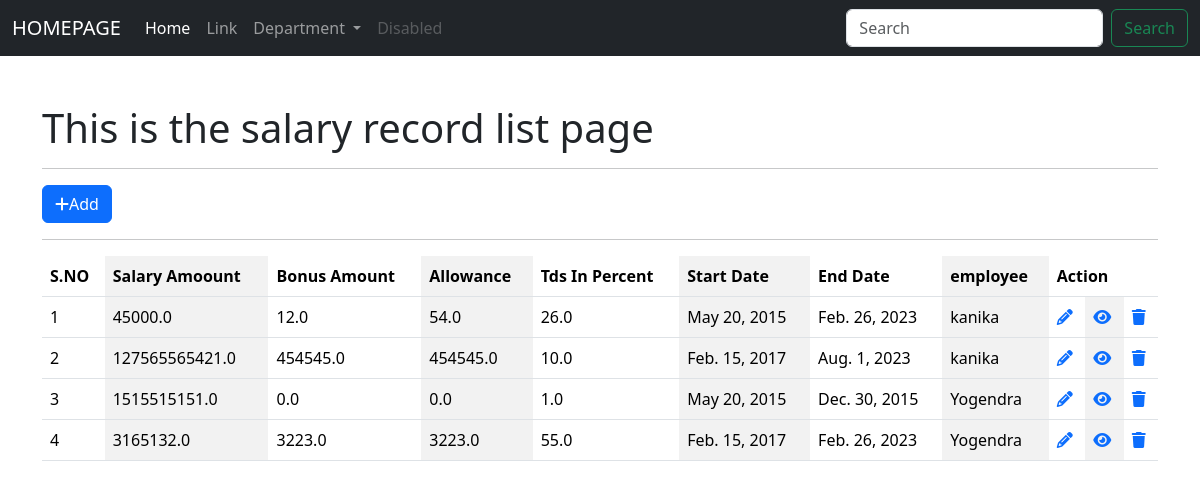
The page /employee/salary/ on the database its author committed.
### app_employeewebsite/models.py (models this page shows)
class EmployeeSalary(models.Model):
    employee =models.ForeignKey(Employee, on_delete=models.CASCADE)
    salary_amount = models.FloatField()
    bonus_amount = models.FloatField(default=0)
    allowance = models.FloatField(default=0)
    tds_in_percent = models.FloatField(default=1)
    start_date  = models.DateField()
    end_date = models.DateField()
    status = models.BooleanField(default=True)
    class Meta:
        db_table =  'app_employee_salary'

class Employee(models.Model):
    full_name = models.CharField(max_length=255)
    contact = models.CharField(max_length=255)
    email = models.EmailField()
    dob = models.DateField()
    join_date = models.DateField()
    gender = models.CharField(max_length=255)
    blood_group = models.CharField(max_length=255)
    address = models.CharField(max_length=255)
    user = models.ForeignKey(User, on_delete=models.CASCADE)
    department = models.ForeignKey(Department,on_delete=models.CASCADE)
    class Meta:
        db_table = 'app_employee'
    def __str__(self):
        return self.full_name

### app_employeewebsite/views.py (the view)
# urls.py: path('salary/', views.salary_index, name='sal-index'),
def salary_index(request):
    salary_list = EmployeeSalary.objects.all()
    context = {"data":salary_list}
    return render(request, 'salaryrecords/index_salaryrecord.html', context)

### templates/salaryrecords/index_salaryrecord.html (shortened to what this page needs)
{% extends 'layouts/master.html' %}
{% block custom_css %}
<link rel="stylesheet" href="https://cdnjs.cloudflare.com/ajax/libs/font-awesome/6.3.0/css/all.min.css" />
{% endblock %}
{% block content %}
    <div class="container mt-5">
        <h1>This is the salary record list page</h1>
        <hr>
        <a href="{% url 'sal-add' %}" class="btn btn-primary"><i class="fa-solid fa-plus"></i>Add</a>
        <hr>
        <table class="table table-striped-columns table-hover">
            <thead>
                <tr>
                    <th>S.NO</th>
                    <th>Salary Amoount</th>
                    <th>Bonus Amount</th>
                    <th>Allowance</th>
                    <th>Tds In Percent</th>
                    <th>Start Date</th>
                    <th>End Date</th>
                    <th>employee</th>
                    <th colspan="3">Action</th>
                </tr>
            </thead>
            <tbody>
                {% for val in data %}
                <tr>
                    <td> {{ forloop.counter }} </td>
                    <td> {{ val.salary_amount }} </td>
                    <td> {{ val.bonus_amount }} </td>
                    <td> {{ val.allowance }} </td>
                    <td> {{ val.tds_in_percent }} </td>
                    <td> {{ val.start_date }} </td>
                    <td> {{ val.end_date }} </td>
                    <td>{{ val.employee }} </td>
                    <td><a href="{% url 'sal-edit' val.id %}"><i class="fa-solid fa-pencil"></i></a></td>
                    <td><a href="{% url 'sal-show' val.id %}"><i class="fa-solid fa-eye"></i></a></td>
                    <td><a href="{% url 'sal-delete' val.id %}"><i class="fa-solid fa-trash"></i></a></td>
                </tr>
                {% endfor %}
            </tbody>
        </table>
    </div>
{% endblock %}

### rows shown on the page
EmployeeSalary: salary_amount "45000.0", bonus_amount "12.0", allowance "54.0", tds_in_percent "26.0", start_date "May 20, 2015", end_date "Feb. 26, 2023", employee "kanika"
EmployeeSalary: salary_amount "127565565421.0", bonus_amount "454545.0", allowance "454545.0", tds_in_percent "10.0", start_date "Feb. 15, 2017", end_date "Aug. 1, 2023", employee "kanika"
EmployeeSalary: salary_amount "1515515151.0", bonus_amount "0.0", allowance "0.0", tds_in_percent "1.0", start_date "May 20, 2015", end_date "Dec. 30, 2015", employee "Yogendra"
EmployeeSalary: salary_amount "3165132.0", bonus_amount "3223.0", allowance "3223.0", tds_in_percent "55.0", start_date "Feb. 15, 2017", end_date "Feb. 26, 2023", employee "Yogendra"
